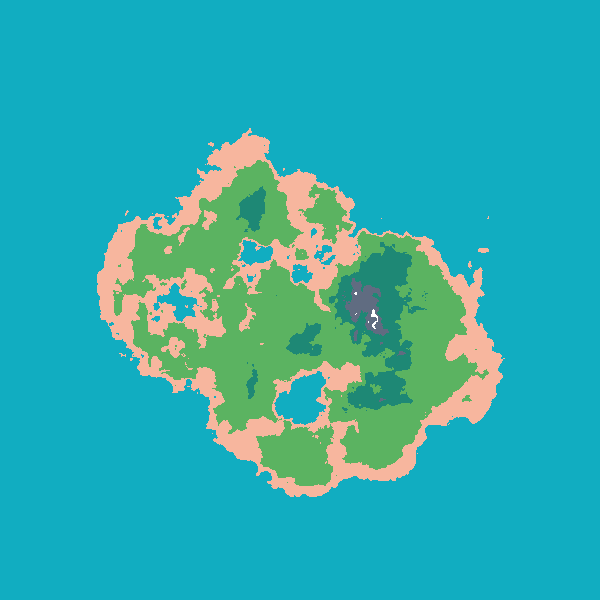
Frame 1 (no input)
Frame 60 (no input): identical to frame 1, image omitted
Frame 120 (the mouse pressed at the canvas centre since frame 60): identical to frame 1, image omitted

The p5.js sketch that drew this single still picture (run headless with seeded random() and noise() and a simulated clock; from frame 60 on, the mouse is pressed at the canvas centre):

// p5.js sketch
// ── sketch.js
let frequency = 0.005;
let threshold = 0.2;
let island = true;
let warped = true;
let warpFrequency = 0.1;
let warpAmplitude = 0.5;

let frequencySlider;
let thresholdSlider;
let islandButton;
let warpButton;
let wFrequencySlider;
let wAmplitudeSlider;

let oceanColor  = [17,173,193];
let sandColor   = [247,182,158];
let grassColor  = [91,179,97];
let forestColor = [30,136,117];
let rockColor   = [96,108,129];
let snowColor   = [255, 255, 255];

function setup() {
  createCanvas(600, 600);
  background(255);
  
  frequencySlider = createSlider(0.001, 0.05, 0.01, 0.0001);
  frequencySlider.position(20, height + 30);
  let frequencyLabel = createP('- Amplitude');
  frequencyLabel.position(160, height + 15);
  
  thresholdSlider = createSlider(0, 1, 0.2, 0.01);
  thresholdSlider.position(20, height + 60);
  let thresholdLabel = createP('- Threshold');
  thresholdLabel.position(160, height + 45);
  
  islandButton = createButton('Toggle Island Mode');
  islandButton.position(20, height + 90);
  islandButton.mousePressed(() => {
    
    island = ! island;
    generateNoiseTexture();
    
  });
  
  warpButton = createButton('Toggle Warping');
  warpButton.position(20, height + 120);
  warpButton.mousePressed(() => {
    
    warped = ! warped;
    generateNoiseTexture();
    
  });
  
  wFrequencySlider = createSlider(0, 0.1, 0.08, 0.001);
  wFrequencySlider.position(20, height + 150);
  let wFrequencyLable = createP('- Warped Frequency');
  wFrequencyLable.position(160, height + 135);
  
  wAmplitudeSlider = createSlider(0, 50, 40, 0.01);
  wAmplitudeSlider.position(20, height + 180);
  let wAmplitudeLable = createP('- Warped Amplitude');
  wAmplitudeLable.position(160, height + 165);
}

function draw() {
  
  if (frequencySlider.value() != frequency) {
    
    frequency = frequencySlider.value();
    generateNoiseTexture();
    
  }
  
  if (thresholdSlider.value() != threshold) {
    
    threshold = thresholdSlider.value();
    generateNoiseTexture();
    
  }
  
  if (wFrequencySlider.value() != warpFrequency) {
    
    warpFrequency = wFrequencySlider.value();
    generateNoiseTexture();
    
  }
  
  if (wAmplitudeSlider.value() != warpAmplitude) {
    
    warpAmplitude = wAmplitudeSlider.value();
    generateNoiseTexture();
    
  }
    
}

function generateNoiseTexture() {
  
  let min = 1;
  let max = 0;
  let noiseArray = [];
  
  // generate the array of heights, saving the min and the max
  for(let x = 0; x < width; x ++) {
    noiseArray.push([]);
    for(let y = 0; y < height; y ++) {
      let height = generateHeight(x, y);
      
      noiseArray[x].push(height);
      
      if (height < min) {
        min = height;
      } else if (height > max) {
        max = height;
      }
      
    }
  }
  
  // normalize the array of heights 
  for(let x = 0; x < width; x ++) {
    for(let y = 0; y < height; y ++) {
      
      noiseArray[x][y] = map(noiseArray[x][y], min, max, 0, 1);
      
    }
  }
  
  // render the array of heights
  loadPixels();
  
  let i = 0;
  
  for(let x = 0; x < width; x ++) {
    for(let y = 0; y < height; y ++) {
      let height = noiseArray[x][y];
      
      if (height < 0.1) {
        colorPixel(oceanColor, i);
      } else if (height < 0.25) {
        colorPixel(sandColor, i);
      } else if (height < 0.6) {
        colorPixel(grassColor, i);
      } else if (height < 0.8) {
        colorPixel(forestColor, i);
      } else if (height < 0.95) {
        colorPixel(rockColor, i);
      } else {
        colorPixel(snowColor, i);
      }
      
      i += 4;
    }
  }
  
  updatePixels();
  
}

function generateHeight(x, y) {
  
  let h = noise(x * frequency, y * frequency);
  
  // warp the noise
  if (warped) {
    
    let pX = x + (noise((x + 20) * warpFrequency, (y)      * warpFrequency) - 0.5) * warpAmplitude;
    let pY = y + (noise((x)      * warpFrequency, (y + 20) * warpFrequency) - 0.5) * warpAmplitude;
    
    
    h = noise(pX * frequency, pY * frequency);
  }
  
  // if generating an island discount the height
  if (island) {
    
    let d = p5.Vector.dist(createVector(x, y), createVector(width / 2, height / 2));
    d /= width / 2;
    d = 1 - d;
    
    h *= d;
    
  }
  
  // subtract the threshold
  h = max(0, h - threshold);
  h /= (1 - threshold);
  
  return h;
}

function colorPixel(c, i) {
  pixels[i + 0] = c[0];
  pixels[i + 1] = c[1];
  pixels[i + 2] = c[2];
}
